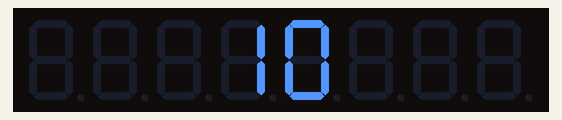
The sketch below on a simulated ESP8266 (Wemos D1 mini). Parts: 8-digit seven-segment display. WiFi joins after 1.5 s; servers stay silent unless stated.

Above: at 0.1 s.
At 0.9 s:
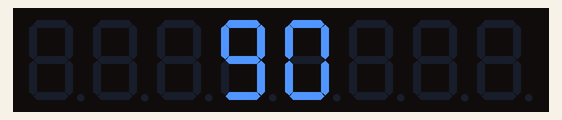
At 1.5 s:
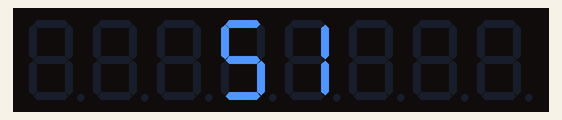

The sketch:

LotteryBoard.ino
```cpp
#include "LedControl.h"
#include <ESP8266WiFi.h>
#include <WiFiUdp.h>
#include <WiFiClient.h>
#include <ESP8266WebServer.h>

// The MCU is a ESP8266 ESP-12F Mini (Wemos D1 mini)
// A TXS0108E level shifter is used for the clock/data/sel pins
// Display driver is a MAX7219CNG (https://www.adafruit.com/product/453)

const char* ssid = "secret";
const char* password = "secret";

WiFiUDP Udp;
unsigned int localUdpPort = 12345;  // local port to listen on
byte packetBuffer[255];             // buffer for incoming packets

LedControl lc = LedControl(D1, D2, D3, 1);
unsigned int connectCount = 0;

void setup() {
  lc.shutdown(0, false);
  lc.setIntensity(0, 15);

  lc.setDigit(0, 3, connectCount / 10, false);
  lc.setDigit(0, 4, connectCount % 10, false);

  WiFi.begin(ssid, password);
  while (WiFi.status() != WL_CONNECTED) {
    connectCount++;
    lc.setDigit(0, 3, connectCount / 10, false);
    lc.setDigit(0, 4, connectCount % 10, false);
    delay(100);
  }

  Udp.begin(localUdpPort);
}

void loop() {
  delay(10);

  if (Udp.parsePacket()) {
    int len = Udp.read(packetBuffer, 255);

    if (len == 9) {
      for (int i = 0; i < 8; i++) {
        lc.setRow(0, i, packetBuffer[i]);
      }

      lc.setIntensity(0, packetBuffer[8]);
    }
  }
}
```
